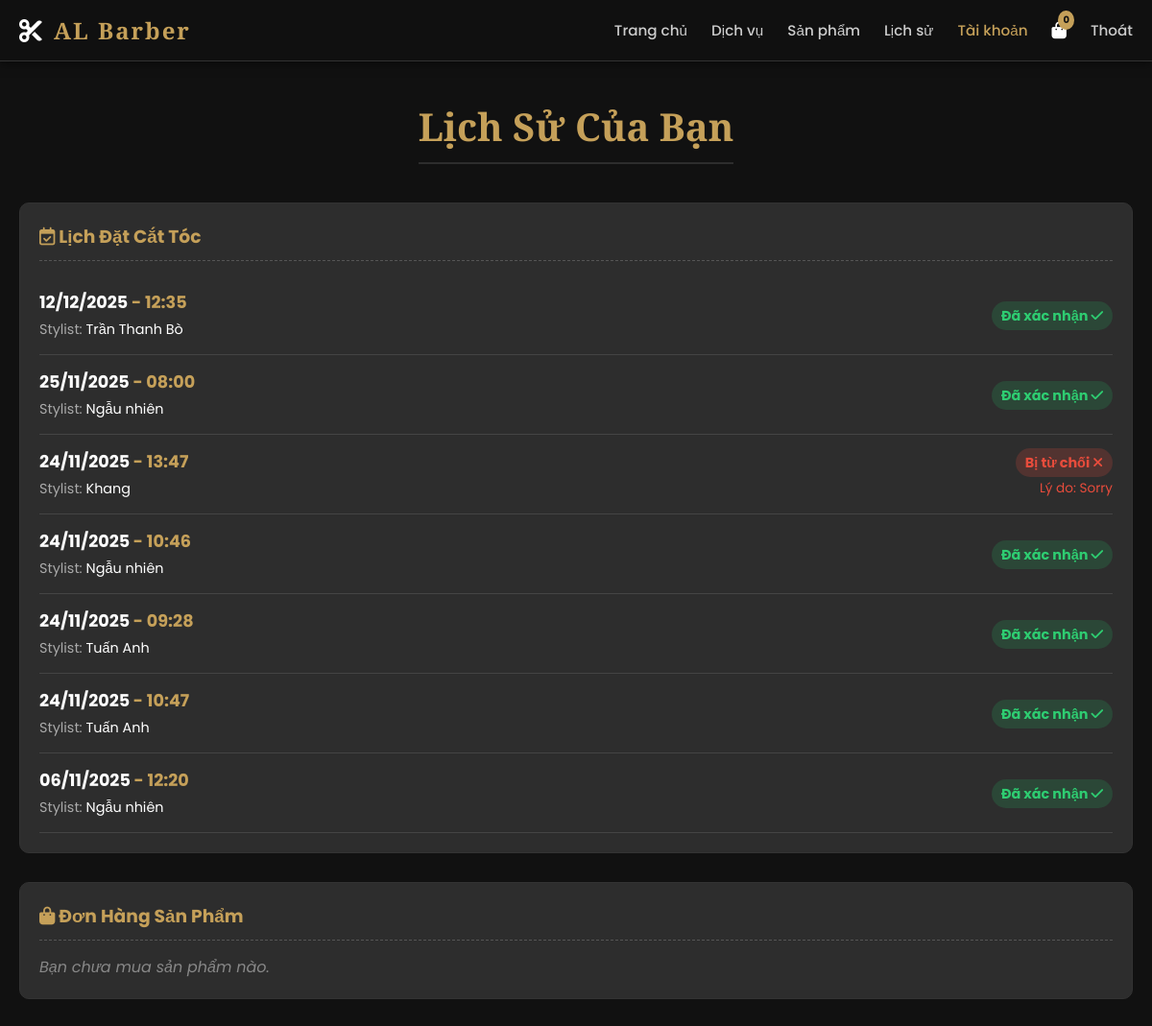
/index.php?page=history (signed in), run on the app's committed database.
### tables this page shows
CREATE TABLE IF NOT EXISTS `bookings` (
  `id` int NOT NULL AUTO_INCREMENT,
  `customer_name` varchar(100) DEFAULT NULL,
  `book_date` date DEFAULT NULL,
  `book_time` time DEFAULT NULL,
  `stylist` varchar(50) DEFAULT NULL,
  `status` varchar(20) DEFAULT 'pending',
  `created_at` timestamp NULL DEFAULT CURRENT_TIMESTAMP,
  `reject_reason` varchar(255) DEFAULT NULL,
  `phone` varchar(20) DEFAULT NULL,
  PRIMARY KEY (`id`)
);

### pages/history.php (the view, shortened to what this page needs)
<div class="container animate-fade">
    <div class="section-title"><h2>Lịch Sử Của Bạn</h2></div>
    <div style="background:var(--gray); padding:20px; border-radius:10px; margin-bottom:30px; border:1px solid #333;">
        <h3 style="color:var(--gold); margin-bottom:15px; border-bottom:1px dashed #555; padding-bottom:10px;">
            <i class="far fa-calendar-check"></i> Lịch Đặt Cắt Tóc
        </h3>
        <?php
        $customer_name = isset($_SESSION['fullname']) ? $_SESSION['fullname'] : $_SESSION['user'];
        $stmt = $conn->prepare("SELECT * FROM bookings WHERE customer_name = ? ORDER BY created_at DESC");
        $stmt->execute([$customer_name]);
        if ($stmt->rowCount() == 0) {
            echo "<p style='color:#888; font-style:italic;'>Bạn chưa có lịch đặt nào.</p>";
        } else {
            while($row = $stmt->fetch()):
        ?>
            <div style="border-bottom:1px solid #444; padding:15px 0; display:flex; justify-content:space-between; align-items:center; flex-wrap:wrap; gap:10px;">
                <div style="flex:1;">
                    <div style="font-size:1.1rem; color:white; font-weight:bold;">
                        <?php echo date("d/m/Y", strtotime($row['book_date'])); ?>
                        <span style="color:var(--gold)"> - <?php echo date("H:i", strtotime($row['book_time'])); ?></span>
                    </div>
                    <div style="color:#aaa; font-size:0.9rem; margin-top:5px;">
                        Stylist: <span style="color:white"><?php echo $row['stylist']; ?></span>
                    </div>
                </div>
                <div style="text-align:right;">
                    <?php
                    if ($row['status'] == 'confirmed') {
                        echo '<span style="background:rgba(39, 174, 96, 0.2); color:#2ecc71; padding:5px 10px; border-radius:15px; font-weight:bold; font-size:0.9rem;">Đã xác nhận <i class="fas fa-check"></i></span>';
                    } elseif ($row['status'] == 'rejected') {
                        echo '<span style="background:rgba(231, 76, 60, 0.2); color:#e74c3c; padding:5px 10px; border-radius:15px; font-weight:bold; font-size:0.9rem;">Bị từ chối <i class="fas fa-times"></i></span>';
                        if (!empty($row['reject_reason'])) {
                            echo '<div style="color:#e74c3c; font-size:0.85rem; margin-top:5px; max-width:200px;">Lý do: '.$row['reject_reason'].'</div>';
                        }
                    } else {
                        echo '<span style="background:rgba(241, 196, 15, 0.2); color:#f1c40f; padding:5px 10px; border-radius:15px; font-weight:bold; font-size:0.9rem;">Đang chờ duyệt <i class="fas fa-clock"></i></span>';
                    }
                    ?>
                </div>
            </div>
        <?php
            endwhile;
        }
        ?>
    </div>
    <div style="background:var(--gray); padding:20px; border-radius:10px; border:1px solid #333;">
        <h3 style="color:var(--gold); margin-bottom:15px; border-bottom:1px dashed #555; padding-bottom:10px;">
            <i class="fas fa-shopping-bag"></i> Đơn Hàng Sản Phẩm
        </h3>
        <?php
        $username = $_SESSION['user'];
        $stmt = $conn->prepare("SELECT * FROM orders WHERE username = ? ORDER BY created_at DESC");
        $stmt->execute([$username]);
        if ($stmt->rowCount() == 0) {
            echo "<p style='color:#888; font-style:italic;'>Bạn chưa mua sản phẩm nào.</p>";
        }
        ?>
    </div>
</div>

### includes/header.php (style rules this page uses)
:root { --gold: #c5a059; --gold-light: #e6c888; --black: #111111; --dark: #1a1a1a; --gray: #2d2d2d; --text: #e0e0e0; --white: #ffffff; }
* { box-sizing: border-box; margin: 0; padding: 0; }
body { font-family: 'Poppins', sans-serif; background-color: var(--black); color: var(--text); overflow-x: hidden; }
.container { max-width: 1200px; margin: 40px auto; padding: 0 20px; min-height: 60vh; }
.section-title { text-align: center; margin-bottom: 40px; }
.section-title h2 { font-family: 'Playfair Display', serif; font-size: 2.5rem; color: var(--gold); border-bottom: 2px solid var(--gray); padding-bottom: 10px; display: inline-block; }
.animate-fade { animation: fadeIn 1s ease forwards; opacity: 0; }

### data on the page
bookings: book_date "12/12/2025", book_time "12:35", stylist "Trần Thanh Bò", status "Đã xác nhận"
bookings: book_date "25/11/2025", book_time "08:00", stylist "Ngẫu nhiên", status "Đã xác nhận"
bookings: book_date "24/11/2025", book_time "13:47", stylist "Khang", reject_reason "Sorry"
bookings: book_date "24/11/2025", book_time "10:46", stylist "Ngẫu nhiên", status "Đã xác nhận"
bookings: book_date "24/11/2025", book_time "09:28", stylist "Tuấn Anh", status "Đã xác nhận"
bookings: book_date "24/11/2025", book_time "10:47", stylist "Tuấn Anh", status "Đã xác nhận"
bookings: book_date "06/11/2025", book_time "12:20", stylist "Ngẫu nhiên", status "Đã xác nhận"
